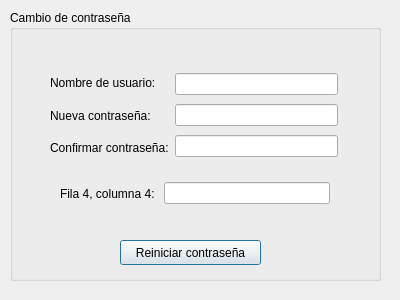
<?xml version="1.0" encoding="UTF-8"?>
<ui version="4.0">
 <class>change_password</class>
 <widget class="QDialog" name="change_password">
  <property name="geometry">
   <rect>
    <x>0</x>
    <y>0</y>
    <width>400</width>
    <height>300</height>
   </rect>
  </property>
  <property name="windowTitle">
   <string>Dialog</string>
  </property>
  <widget class="QGroupBox" name="groupBox">
   <property name="geometry">
    <rect>
     <x>10</x>
     <y>10</y>
     <width>371</width>
     <height>271</height>
    </rect>
   </property>
   <property name="title">
    <string>Cambio de contraseña</string>
   </property>
   <widget class="QPushButton" name="pushButton_reinicarContra">
    <property name="geometry">
     <rect>
      <x>110</x>
      <y>230</y>
      <width>141</width>
      <height>25</height>
     </rect>
    </property>
    <property name="text">
     <string>Reiniciar contraseña</string>
    </property>
   </widget>
   <widget class="QWidget" name="layoutWidget">
    <property name="geometry">
     <rect>
      <x>40</x>
      <y>60</y>
      <width>288</width>
      <height>91</height>
     </rect>
    </property>
    <layout class="QHBoxLayout" name="horizontalLayout">
     <item>
      <layout class="QVBoxLayout" name="verticalLayout">
       <item>
        <widget class="QLabel" name="label">
         <property name="text">
          <string>Nombre de usuario:</string>
         </property>
        </widget>
       </item>
       <item>
        <widget class="QLabel" name="label_2">
         <property name="text">
          <string>Nueva contraseña:</string>
         </property>
        </widget>
       </item>
       <item>
        <widget class="QLabel" name="label_4">
         <property name="text">
          <string>Confirmar contraseña:</string>
         </property>
        </widget>
       </item>
      </layout>
     </item>
     <item>
      <layout class="QVBoxLayout" name="verticalLayout_2">
       <item>
        <widget class="QLineEdit" name="lineEdit"/>
       </item>
       <item>
        <widget class="QLineEdit" name="lineEdit_2"/>
       </item>
       <item>
        <widget class="QLineEdit" name="lineEdit_4"/>
       </item>
      </layout>
     </item>
    </layout>
   </widget>
   <widget class="QWidget" name="layoutWidget">
    <property name="geometry">
     <rect>
      <x>50</x>
      <y>170</y>
      <width>270</width>
      <height>27</height>
     </rect>
    </property>
    <layout class="QHBoxLayout" name="horizontalLayout_2">
     <item>
      <widget class="QLabel" name="indicacion_label">
       <property name="text">
        <string>Fila 4, columna 4: </string>
       </property>
      </widget>
     </item>
     <item>
      <widget class="QLineEdit" name="lineEdit_3"/>
     </item>
    </layout>
   </widget>
  </widget>
 </widget>
 <resources/>
 <connections/>
</ui>
